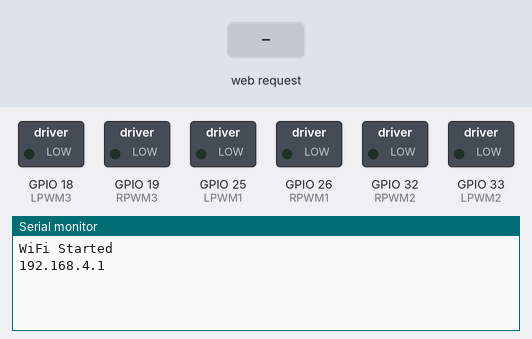
This sketch was run on a simulated ESP32. On the bench: switched loads named in the sketch (green lamp = pin HIGH), the last lines printed to the serial monitor. The test bench sets the inputs (shaded band).

Above: at 1.2 s.
1.3 s: HTTP request GET /?dir=f received
At 2.4 s:
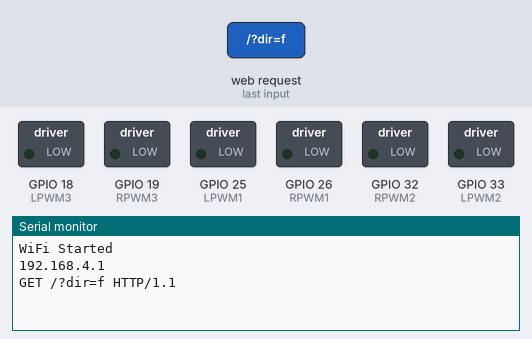
2.8 s: HTTP request GET /?dir=b received
At 3.6 s:
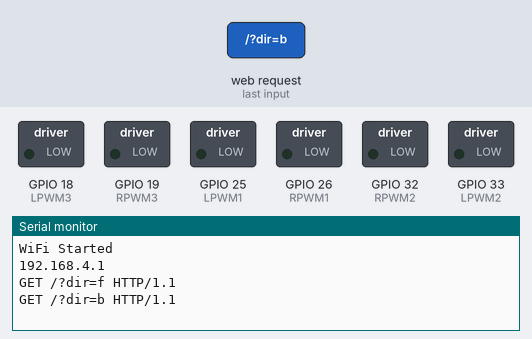
4.3 s: HTTP request GET /?dir=s received
At 4.7 s:
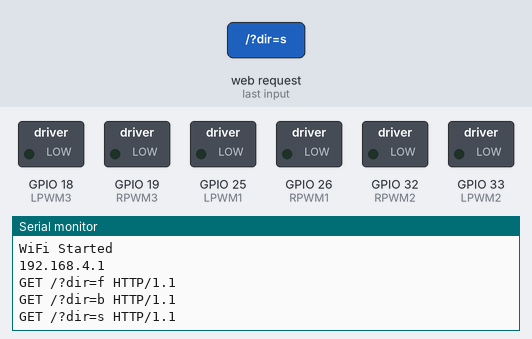

The sketch:

Trial2_esp32_.ino
```cpp
#include <WiFi.h>

// WIFI HOTSPOT
const char* ssid = "ROBOTICARM";
const char* password = "12345678";

WiFiServer server(80);

// -------- IBT-2 Drivers (3 drivers = 6 motors) --------
#define RPWM1 26
#define LPWM1 25

#define RPWM2 32
#define LPWM2 33

#define RPWM3 19
#define LPWM3 18

int pwmValue = 0;
char direction = 's';

//------------------------------------------------------

void stopAll() {
  analogWrite(RPWM1, 0); analogWrite(LPWM1, 0);
  analogWrite(RPWM2, 0); analogWrite(LPWM2, 0);
  analogWrite(RPWM3, 0); analogWrite(LPWM3, 0);
}

void moveForward() {
  stopAll();
  analogWrite(RPWM1, pwmValue);
  analogWrite(RPWM2, pwmValue);
  analogWrite(RPWM3, pwmValue);
}

void moveBackward() {
  stopAll();
  analogWrite(LPWM1, pwmValue);
  analogWrite(LPWM2, pwmValue);
  analogWrite(LPWM3, pwmValue);
}

//------------------------------------------------------

void setup() {

  Serial.begin(115200);

  pinMode(RPWM1, OUTPUT); pinMode(LPWM1, OUTPUT);
  pinMode(RPWM2, OUTPUT); pinMode(LPWM2, OUTPUT);
  pinMode(RPWM3, OUTPUT); pinMode(LPWM3, OUTPUT);

  stopAll();

  WiFi.mode(WIFI_AP);
  WiFi.softAP(ssid, password);

  Serial.println("WiFi Started");
  Serial.println(WiFi.softAPIP());

  server.begin();
}

//------------------------------------------------------

void loop() {

  WiFiClient client = server.available();

  if (client) {

    String request = client.readStringUntil('\r');
    client.flush();

    Serial.println(request);

    // READ PWM
    if (request.indexOf("pwm=") != -1) {

      int start = request.indexOf("pwm=") + 4;
      int end = request.indexOf("&", start);

      if (end == -1)
        end = request.indexOf(" ", start);

      pwmValue = request.substring(start, end).toInt();
      pwmValue = constrain(pwmValue, 0, 1023);
    }

    // READ DIRECTION
    if (request.indexOf("dir=f") != -1) direction = 'f';
    if (request.indexOf("dir=b") != -1) direction = 'b';
    if (request.indexOf("dir=s") != -1) direction = 's';

    if (direction == 'f') moveForward();
    else if (direction == 'b') moveBackward();
    else stopAll();

    int speedPercent = (pwmValue * 100) / 1023;

    // WEBPAGE

    client.println("HTTP/1.1 200 OK");
    client.println("Content-type:text/html");
    client.println();

    client.println("<html>");
    client.println("<head>");
    client.println("<meta charset='UTF-8'>");

    client.println("<style>");

    client.println("body{");
    client.println("background:radial-gradient(circle,#031a3a,#000814);");
    client.println("font-family:Orbitron,Arial;");
    client.println("color:#00eaff;");
    client.println("text-align:center;");
    client.println("margin:0;");
    client.println("}");

    client.println(".hud{");
    client.println("width:720px;");
    client.println("margin:auto;");
    client.println("margin-top:60px;");
    client.println("padding:40px;");
    client.println("border:2px solid #00eaff;");
    client.println("border-radius:6px;");
    client.println("box-shadow:0 0 35px #0077ff;");
    client.println("background:rgba(0,20,60,0.7);");
    client.println("}");

    client.println("h1{color:#00eaff;margin-bottom:30px;}");

    client.println("button{");
    client.println("width:180px;");
    client.println("padding:14px;");
    client.println("margin:10px;");
    client.println("font-size:15px;");
    client.println("border:none;");
    client.println("border-radius:4px;");
    client.println("cursor:pointer;");
    client.println("}");

    client.println(".forward{background:#00ff9c;color:black;}");
    client.println(".back{background:#ff3b3b;color:white;}");
    client.println(".stop{background:#ffaa00;color:black;}");

    client.println("input[type=range]{width:420px;}");

    client.println(".meter{");
    client.println("width:420px;");
    client.println("height:22px;");
    client.println("background:#02112a;");
    client.println("border:1px solid #00eaff;");
    client.println("margin:auto;");
    client.println("margin-top:15px;");
    client.println("}");

    client.println(".fill{");
    client.print("width:");
    client.print(speedPercent);
    client.println("%;");
    client.println("height:100%;");
    client.println("background:#00eaff;");
    client.println("}");

    client.println(".data{");
    client.println("margin-top:25px;");
    client.println("font-size:18px;");
    client.println("}");

    client.println("</style>");

    client.println("</head>");
    client.println("<body>");

    client.println("<div class='hud'>");

    client.println("<h1>6 WHEEL ROVER CONTROL PANEL</h1>");

    client.println("<form action='/set'>");

    client.println("<h3>THROTTLE CONTROL</h3>");

    client.print("<input type='range' min='0' max='1023' name='pwm' value='");
    client.print(pwmValue);
    client.println("' oninput='speedval.value=value'>");

    client.println("<br>");

    client.print("<output id='speedval'>");
    client.print(pwmValue);
    client.println("</output>");

    client.println("<br><br>");

    client.println("<button class='forward' name='dir' value='f'>FORWARD</button>");
    client.println("<button class='back' name='dir' value='b'>REVERSE</button>");
    client.println("<button class='stop' name='dir' value='s'>STOP</button>");

    client.println("</form>");

    client.println("<h3>SPEED INDICATOR</h3>");

    client.println("<div class='meter'><div class='fill'></div></div>");

    client.println("<div class='data'>");

    client.print("PWM OUTPUT : ");
    client.print(pwmValue);
    client.println("<br>");

    client.print("POWER LEVEL : ");
    client.print(speedPercent);
    client.println("%<br>");

    client.print("DIRECTION : ");
    client.print(direction);

    client.println("</div>");

    client.println("</div>");

    client.println("</body></html>");

    client.stop();
  }
}
```

Measured:
- after the input at 1.3 s, the serial monitor: prints a new line at once (image 1)
- after the input at 2.8 s, the serial monitor: prints a new line at once (image 2)
- after the input at 4.3 s, the serial monitor: prints a new line at once (image 3)
